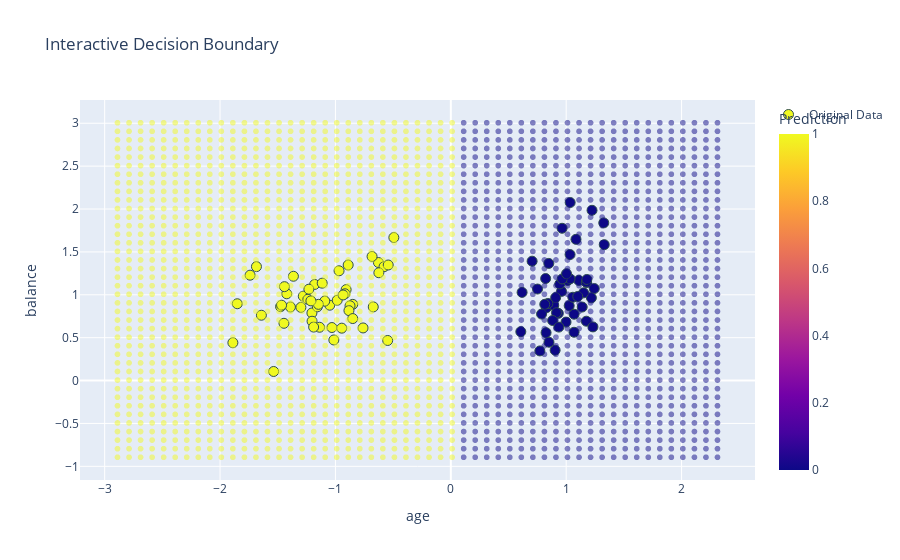

The cell this chart's notebook holds for it:
### Code cell
import plotly.express as px
import pandas as pd

# Assuming X, y are from the above dataset
df = pd.DataFrame(X, columns=['age', 'balance'])
df['Target'] = y

# Train model (reuse the RandomForestClassifier from above)
model.fit(df[['age', 'balance']], df['Target'])

# Predict using the meshgrid
Z = model.predict(np.c_[xx.ravel(), yy.ravel()])
Z = Z.reshape(xx.shape)

# Create a dataframe for interactive plotting
mesh_df = pd.DataFrame(data={'age': xx.ravel(), 'balance': yy.ravel(), 'Prediction': Z.ravel()})

# Interactive plot with Plotly
fig = px.scatter(mesh_df, x='age', y='balance', color='Prediction',
                 opacity=0.5, title="Interactive Decision Boundary")
fig.add_scatter(x=df['age'], y=df['balance'], mode='markers',
                marker=dict(color=df['Target'], size=10, line=dict(width=1, color='DarkSlateGrey')),
                name='Original Data')
fig.show()

### Figure 1 — Plotly figure (JSON) as saved in the notebook; plotly's stock layout.template omitted (floating-point values rounded to 4 significant figures; data arrays with more than 128 entries replaced by an {"elided": "..."} marker saying what was removed)
{"data": [{"hovertemplate": "age=%{x}<br>balance=%{y}<br>Prediction=%{marker.color}<extra></extra>", "legendgroup": "", "marker": {"color": {"elided": "2120 int values"}, "coloraxis": "coloraxis", "opacity": 0.5, "symbol": "circle"}, "mode": "markers", "name": "", "showlegend": false, "type": "scattergl", "x": {"elided": "2120 float values"}, "xaxis": "x", "y": {"elided": "2120 float values"}, "yaxis": "y"}, {"marker": {"color": [1, 0, 0, 1, 1, 1, 0, 1, 0, 1, 0, 0, 0, 0, 0, 0, 1, 1, 1, 1, 1, 0, 1, 0, 0, 1, 0, 0, 0, 1, 1, 1, 1, 0, 0, 1, 0, 0, 0, 0, 1, 1, 0, 0, 1, 0, 1, 1, 0, 1, 1, 0, 1, 1, 1, 0, 0, 0, 1, 1, 0, 0, 1, 0, 0, 1, 0, 0, 0, 1, 0, 0, 0, 1, 1, 1, 0, 1, 1, 1, 0, 0, 0, 1, 1, 1, 0, 1, 1, 1, 0, 1, 0, 0, 1, 0, 1, 1, 0, 1], "line": {"color": "DarkSlateGrey", "width": 1}, "size": 10}, "mode": "markers", "name": "Original Data", "type": "scatter", "x": [-1.049, 0.8781, 0.9593, -1.18, -0.9073, -0.6275, 0.8218, -1.204, 0.7715, -0.4939, 1.175, 0.828, 0.8919, 0.9039, 0.9446, 0.9317, -0.9685, -1.092, -0.6824, -0.7605, -1.115, 1.33, -1.39, 1.013, 1.224, -1.203, 0.9644, 1.026, 1.109, -0.8497, -1.03, -1.279, -0.9844, 0.9159, 1.139, -1.014, 0.8492, 1.034, 1.243, 0.8415, -1.475, -1.239, 1.068, 0.9085, -0.5471, 1.058, -0.8735, -1.23, 0.9985, -1.422, -0.8829, 1.232, -0.9177, -0.8895, -1.685, 1.326, 0.8824, 1.033, -0.9336, -1.467, 1.033, 1.085, -1.299, 1.177, 0.7866, -1.851, 0.8141, 0.9364, 1.218, -0.579, 1.151, 0.8255, 0.9655, -1.137, -0.8498, -1.442, 0.7046, -0.672, -1.889, -1.156, 1.1, 0.6066, 1.003, -1.446, -1.642, -1.147, 0.6177, -0.6237, -0.945, -1.536, 1.174, -1.213, 1.068, 1.179, -1.74, 0.7515, -1.364, -1.189, 0.8506, -0.5425], "y": [0.8786, 0.8955, 1.04, 1.121, 1.06, 1.377, 1.189, 0.788, 0.3457, 1.668, 0.6921, 0.8481, 0.877, 0.3541, 1.126, 0.7834, 1.28, 0.9269, 1.447, 0.6136, 1.135, 1.585, 0.8577, 1.168, 1.985, 0.6917, 1.775, 0.8723, 1.168, 0.8884, 0.6184, 0.9838, 0.9362, 0.7903, 0.8573, 0.4733, 1.366, 2.076, 1.073, 0.8989, 0.8615, 0.9478, 0.7737, 0.967, 0.4674, 0.9714, 0.8712, 1.065, 0.6819, 1.012, 0.8158, 0.6257, 1.012, 1.347, 1.329, 1.838, 0.7002, 1.469, 0.9979, 0.8787, 1.186, 1.647, 0.8534, 1.144, 0.7753, 0.8956, 0.8888, 0.6236, 0.9646, 1.327, 1.022, 0.5585, 1.185, 0.6215, 0.723, 1.095, 1.392, 0.8588, 0.4412, 0.8598, 0.9804, 0.57, 1.245, 0.6676, 0.7617, 0.8886, 1.028, 1.257, 0.6109, 0.1059, 1.148, 0.9293, 0.5631, 1.179, 1.229, 1.067, 1.216, 0.6237, 0.4469, 1.347]}], "layout": {"coloraxis": {"colorbar": {"title": {"text": "Prediction"}}, "colorscale": [[0, "#0d0887"], [0.1111, "#46039f"], [0.2222, "#7201a8"], [0.3333, "#9c179e"], [0.4444, "#bd3786"], [0.5556, "#d8576b"], [0.6667, "#ed7953"], [0.7778, "#fb9f3a"], [0.8889, "#fdca26"], [1, "#f0f921"]]}, "legend": {"tracegroupgap": 0}, "title": {"text": "Interactive Decision Boundary"}, "xaxis": {"anchor": "y", "domain": [0, 1], "title": {"text": "age"}}, "yaxis": {"anchor": "x", "domain": [0, 1], "title": {"text": "balance"}}}}
